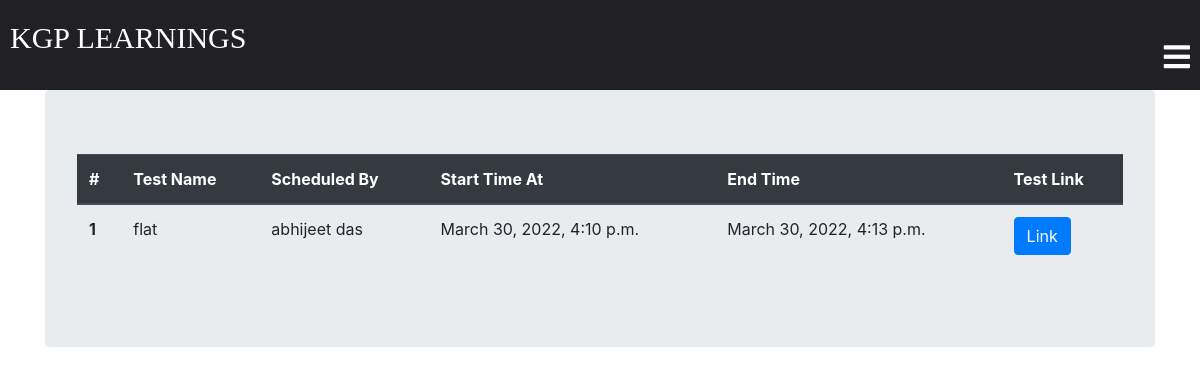
The page /classroom/class_classTest/ (signed in) on the database its author committed.
### classroom/models.py (models this page shows, shortened)
class ClassTest(models.Model):
    student = models.ManyToManyField(Student, related_name='student_ClassTest')
    teacher = models.ForeignKey(
        Teacher, related_name='teacher_ClassTest', on_delete=models.CASCADE, default=None)
    Testlink = models.CharField(max_length=250)
    TestName = models.CharField(max_length=250)
    StartTime = models.DateTimeField(auto_now=False, null=True)
    EndTime = models.DateTimeField(auto_now=False, null=True)
    created_at = models.DateTimeField(auto_now=True)
    class Meta:
        ordering = ['-created_at']

class Teacher(models.Model):
    user = models.OneToOneField(
        User, on_delete=models.CASCADE, primary_key=True, related_name='Teacher')
    teacher_profile_pic = models.ImageField(
        upload_to="classroom/teacher_profile_pic", blank=True)
    subject_name = models.CharField(max_length=250)
    email = models.EmailField(max_length=254)
    name = models.CharField(max_length=250)
    class_students = models.ManyToManyField(Student, through="StudentsInClass")
    phone = models.IntegerField()
    def __str__(self):
        return self.name

### classroom/views.py (the view)
# urls.py: path('class_classTest/',views.class_classTest,name="class_classTest"),
@login_required
def class_classTest(request):
    template = "class_classTest.html"
    currentDateTime = datetime.datetime.now()
    student = request.user.Student
    return render(request, template, {'student': student, 'currentDateTime': currentDateTime})

### template/class_classTest.html (shortened to what this page needs)
{% extends 'base.html' %}
{% block content %}
<div class="container">
  <div class="jumbotron">
    {% if student.student_ClassTest.count == 0 %}
    <h2>No Test scheduled Yet</h2>
    {% else %}
    <table class="table">
      <thead class="thead-dark">
        <tr>
          <th scope="col">#</th>
          <th scope="col">Test Name</th>
          <th scope="col">Scheduled By</th>
          <th scope="col">Start Time At</th>
          <th scope="col">End Time</th>
          <th scope="col">Test Link</th>
        </tr>
      </thead>
      <tbody>
        {% for test in student.student_ClassTest.all %}
          <tr>
            <th scope="row">{{ forloop.counter }}</th>
            <td>{{ test.TestName }}</td>
            <td>{{ test.teacher }}</td>
            <td>{{ test.StartTime }}</td>
            <td>{{ test.EndTime }}</td>
            <td><a href="{{ test.Testlink }}" target="_blank"class="btn btn-primary">Link</a></td>
          </tr>
          {% endfor %}
      </tbody>
    </table>
    {% endif %}
  </div>
</div>
{% endblock %}

### rows shown on the page
ClassTest: TestName "flat", teacher "abhijeet das", StartTime "March 30, 2022, 4:10 p.m.", EndTime "March 30, 2022, 4:13 p.m."
